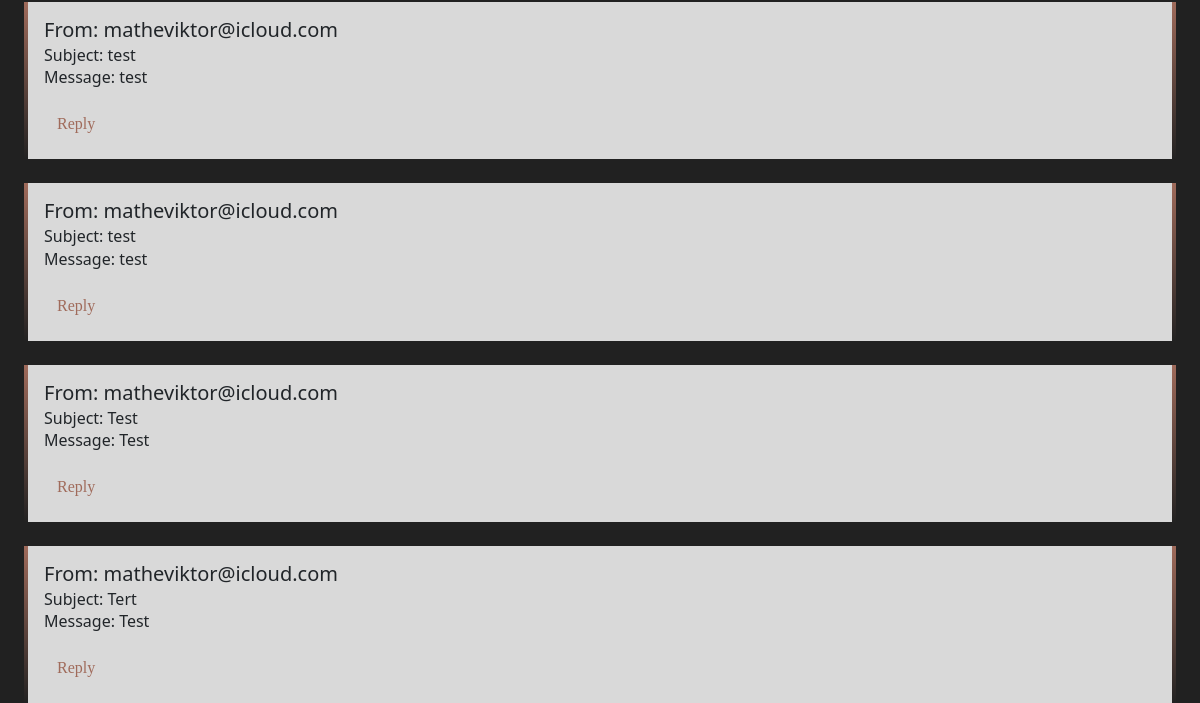
The app's page /contact_us/messages/ (signed in, lower part), older data.
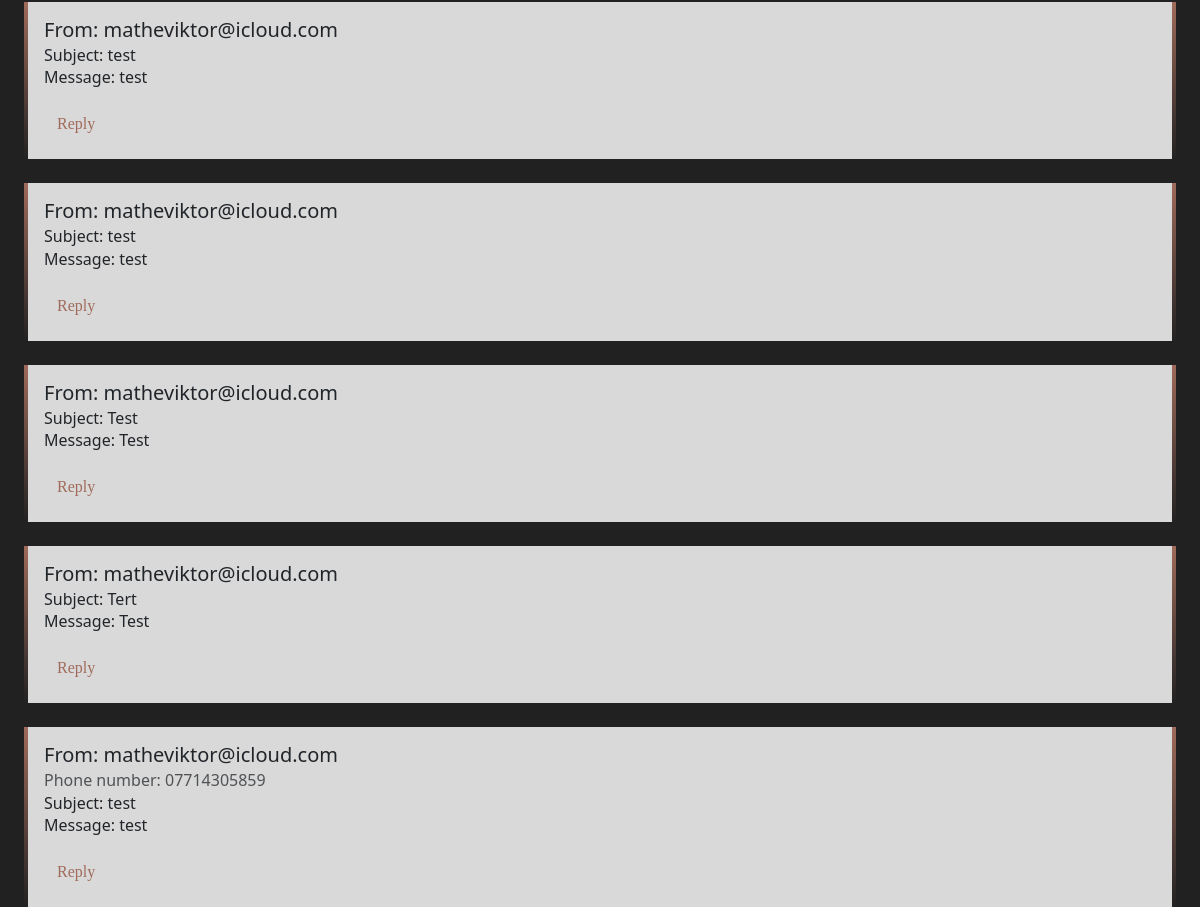
The same page, newer data.
### contactus/models.py (models this page shows, shortened)
class Contact_us(models.Model):
    phone_number = models.CharField(
        max_length=20, null=True, blank=True)
    email = models.EmailField()
    subject = models.CharField(max_length=254)
    message = models.TextField()

### contactus/views.py (the view)
# urls.py: path('messages/', views.contact_messages, name='messages'),
@login_required
def contact_messages(request):
    contact_messages = Contact_us.objects.filter()
    context = {'contact_messages': contact_messages}
    template = 'messages.html'
    return render(request, template, context)

### bag/context.py (called while the page is built, shortened)
def bag_contents(request):
    bag_contents = []
    total = 0
    cake_count = 0
    bag = request.session.get('bag', {})
    if total < settings.FREE_DELIVERY:
        delivery_fee = total * Decimal(settings.DELIVERY_PERCENTAGE/100)
        free_delivery_delta = settings.FREE_DELIVERY - total
    else:
        delivery_fee = 0
        free_delivery_delta = 0
    order_total = delivery_fee + total
    context = {
        'bag_contents': bag_contents,
        'total': total,
        'cake_count': cake_count,
        'delivery_fee': delivery_fee,
        'free_delivery': settings.FREE_DELIVERY,
        'free_delivery_delta': free_delivery_delta,
        'order_total': order_total,
    }
    return context

### contactus/templates/messages.html (shortened to what this page needs)
{% extends 'base.html' %}
{% load static %}
{% block content %}
{% for message in contact_messages %}
<div class="card  m-4">
    <div class="card-body silver-bg">
      <h5 class="card-title">From: {{ message.email }}</h5>
      {% if message.phone_number %}
      <h6 class="card-subtitle mb-2 text-muted">Phone number: {{ message.phone_number }}</h6>
      {% endif %}
      <h6 class="card-subtitle">Subject: {{ message.subject }}</h6>
      <p class="card-text">Message: {{ message.message }}</p>
      <a href="{% url 'reply' message.id %}" class="card-link btn text bordered rounded-2">Reply</a>
    </div>
  </div>
{% endfor %}
{% endblock %}

Row changes from the older to the newer data that the page shows:
added Contact_us: email "matheviktor@icloud.com", phone_number "07714305859", subject "test", message "test"
